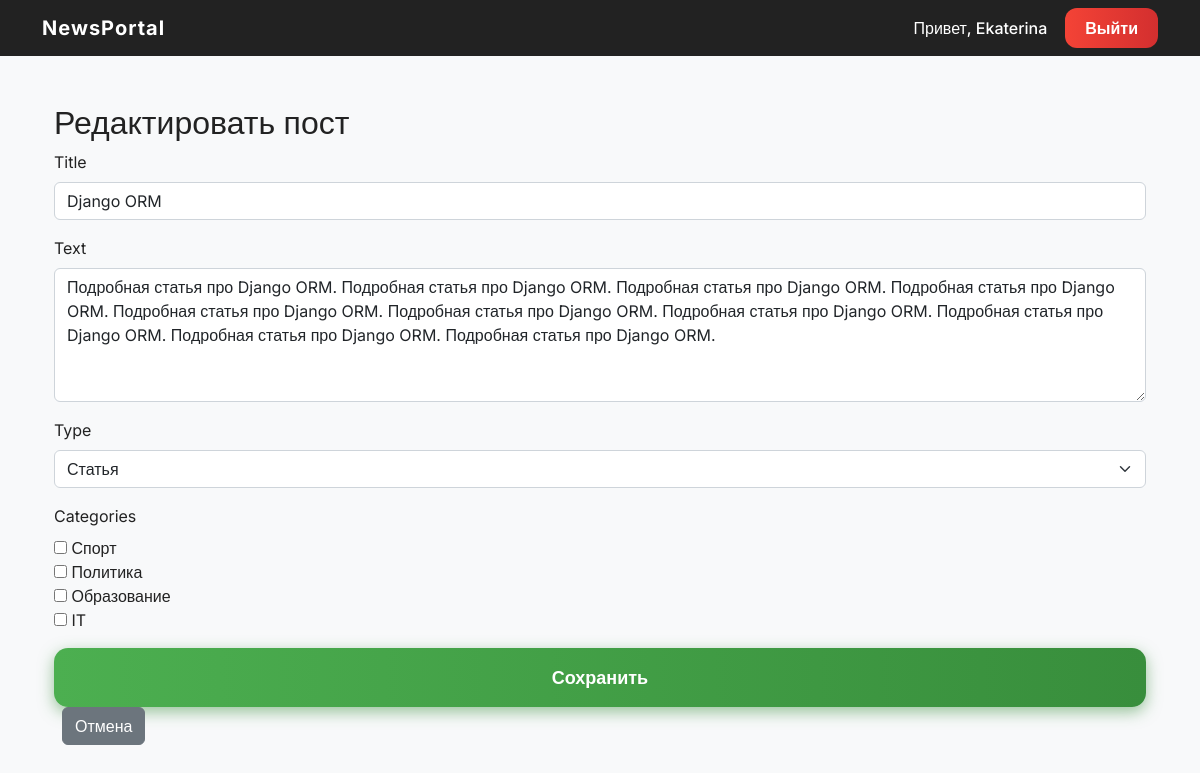
/news/1/edit/ (signed in), run on an earlier commit of the app's database.
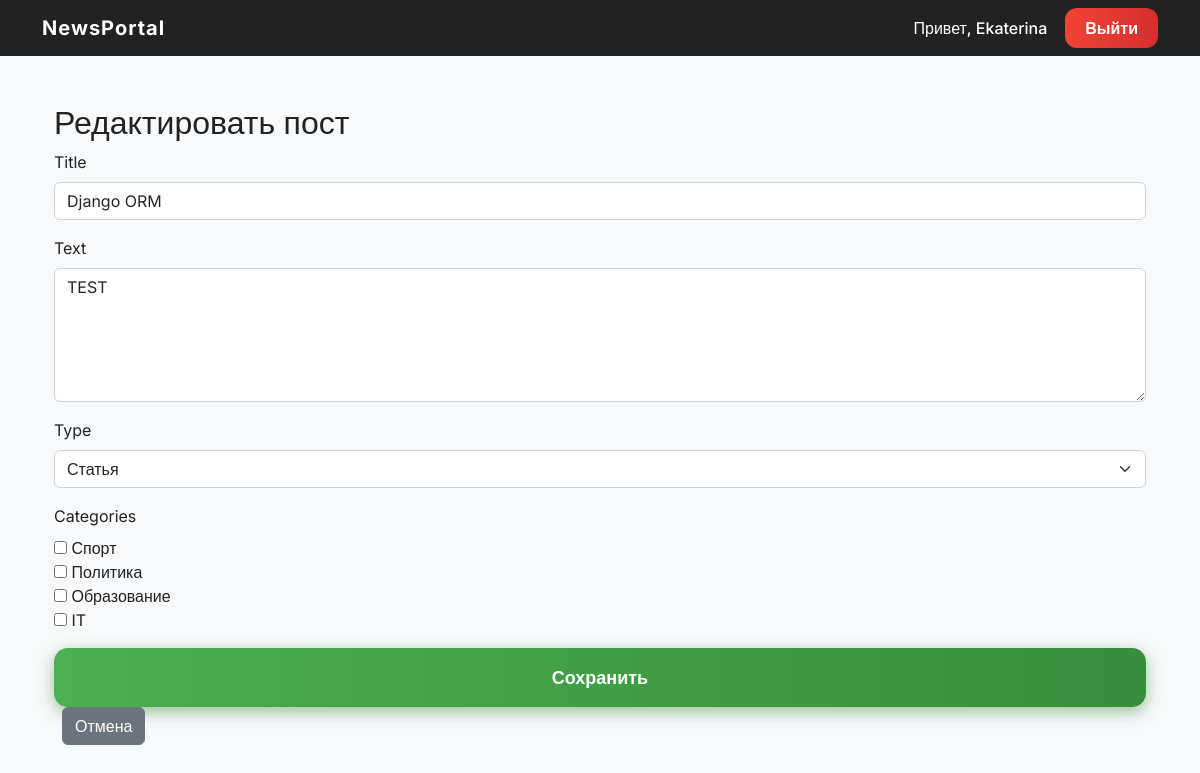
And on a later commit of the database.
### portal/models.py (models this page shows, shortened)
class Post(models.Model):
    ARTICLE = 'AR'
    NEWS = 'NW'
    TYPES = [
        (ARTICLE, 'Статья'),
        (NEWS, 'Новость'),
    ]
    author = models.ForeignKey(Author, on_delete=models.CASCADE)
    type = models.CharField(max_length=2, choices=TYPES)
    created_at = models.DateTimeField(auto_now_add=True)
    categories = models.ManyToManyField(
        Category,
        through='PostCategory',
        related_name='posts'
    )
    title = models.CharField(max_length=255)
    text = models.TextField()
    rating = models.IntegerField(default=0)
    image = models.ImageField(upload_to='posts/', blank=True, null=True)
    class Meta:
        ordering = ['-created_at']
        verbose_name = 'Пост'
        verbose_name_plural = 'Посты'

### portal/views.py (the view)
# urls.py: path('news/<int:pk>/edit/', PostUpdateView.as_view(), name='post_edit'),
class PostUpdateView(LoginRequiredMixin, UpdateView):
    model = Post
    form_class = PostForm
    template_name = 'portal/post_edit.html'
    success_url = reverse_lazy('news_list')
    def get_queryset(self):
        return Post.objects.filter(author__user=self.request.user)

### portal/forms.py
class PostForm(forms.ModelForm):
    class Meta:
        model = Post
        fields = ['title', 'text', 'type', 'categories']
        widgets = {
            'categories': forms.CheckboxSelectMultiple(),  # выбираем несколько категорий
            'type': forms.Select(attrs={'class': 'form-select'}),
            'title': forms.TextInput(attrs={'class': 'form-control'}),
            'text': forms.Textarea(attrs={'class': 'form-control', 'rows': 5}),
        }

### portal/models.py (called while the page is built)
    def __str__(self):
        return self.name

### portal/templates/portal/post_edit.html (shortened to what this page needs)
{% extends 'base.html' %}
{% block content %}
<div class="container mt-5">
    <h2>Редактировать пост</h2>
    {% if form %}
        <form method="post" enctype="multipart/form-data">
            {% for field in form %}
                <div class="mb-3">
                    <label for="{{ field.id_for_label }}" class="form-label">{{ field.label }}</label>
                    {{ field }}
                </div>
            {% endfor %}
            <button type="submit" class="btn btn-primary">Сохранить</button>
            <a href="{% url 'news_list' %}" class="btn btn-secondary ms-2">Отмена</a>
        </form>
    {% else %}
        <p class="text-danger">Форма недоступна. Возможно, вы не являетесь автором поста или пост не существует.</p>
    {% endif %}
</div>
{% endblock %}

What changed in the data, as far as the page shows it:
changed Post "Django ORM": text "Подробная статья про Django ORM. Подробная статья про Django ORM. Подробная статья про Django ORM. Подробная статья про Django ORM. Подробная статья про Django ORM. Подробная статья про Django ORM. Подробная статья про Django ORM. Подробная статья про Django ORM. Подробная статья про Django ORM. Подробная статья про Django ORM." → "TEST"
